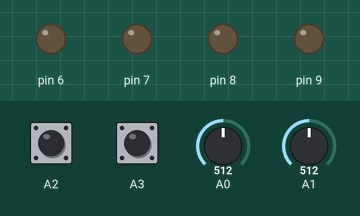
This program was run on a simulated SparkFun Pro Micro, built with avr-gcc and run on an emulated ATmega32U4. Shown: output pins drawn as LEDs (lit = HIGH). Inputs (shaded band) come from the test bench; at power-on: A0 = 512, A1 = 512, A2 HIGH, A3 HIGH. MIDI output is not drawn.

Above: at 1.3 s.
1.4 s: A0 set to 536
At 2.6 s:
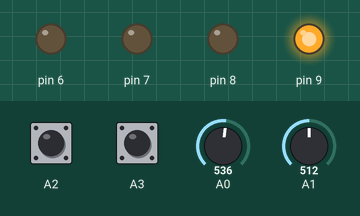
2.9 s: A1 set to 520
At 5.6 s:
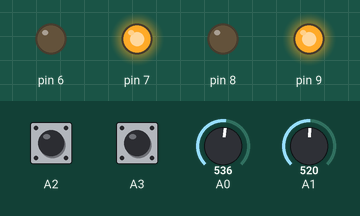
5.9 s: A1 set to 502
At 6.3 s:
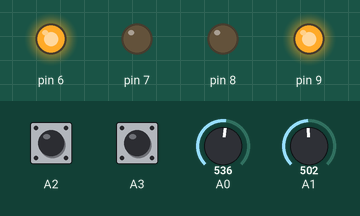
7.4 s: A0 set to 511
At 8.6 s:
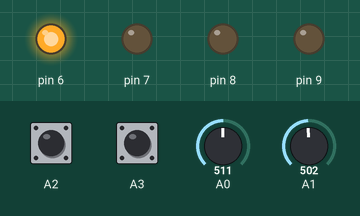
8.9 s: A1 set to 522
At 9.7 s:
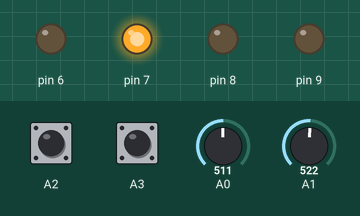
10.4 s: A0 set to 306
At 10.9 s:
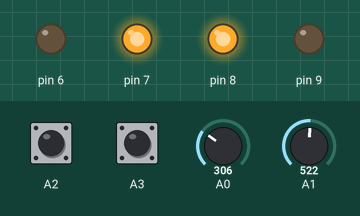
Timing chart, 0 to 12.9 s (numbered marks = the images above; inputs shaded):
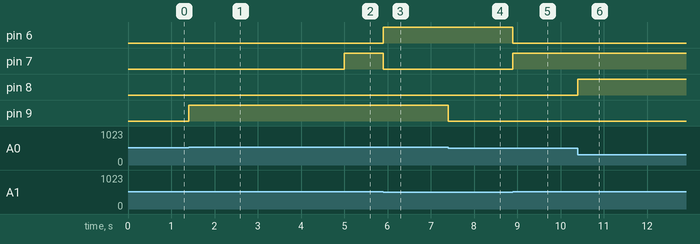

Measured:
- the behaviour switches between 520 and 521 on A0 (found by bisection; images 0 and 1)
- the behaviour switches between 519 and 520 on A1 (found by bisection; images 1 and 2)
- after the input at 1.4 s, pin 9: LOW → HIGH at once
- after the input at 2.9 s, pin 7: LOW → HIGH after 2.1 s
- after the input at 5.9 s, pin 6: LOW → HIGH at once; pin 7: HIGH → LOW at once
- after the input at 7.4 s, pin 9: HIGH → LOW at once
- after the input at 8.9 s, pin 6: HIGH → LOW at once; pin 7: LOW → HIGH at once
- after the input at 10.4 s, pin 8: LOW → HIGH at once

The program:

main.cpp
```cpp
#include "TouchSensor.hpp"
#include "Fader.hpp"
#include <USB-MIDI.h>

USBMIDI_CREATE_DEFAULT_INSTANCE();

#define NUM_FADERS (sizeof(faders) / sizeof(Fader))
#define NUM_BANKS ((8 / NUM_FADERS) - 1)

uint32_t previousMillis = 0;
uint32_t currentMillis = 0;
uint8_t activeBank = 0;
int16_t positions[8] = { 0 };
Fader faders[] = {
  Fader(A1, 7, 6, A2),
  Fader(A0, 9, 8, A3)
};

struct BankOffset {
  uint8_t bank;
  uint8_t offset;
  uint8_t channel;

  BankOffset(uint8_t channel) : channel(channel) {
    bank = (channel - 1) / NUM_FADERS;
    offset = (channel - 1) % NUM_FADERS;
  }

  BankOffset(uint8_t bank, uint8_t offset) : bank(bank), offset(offset) {
    channel = (bank * NUM_FADERS) + offset;
  }
};

void selectBank(uint8_t bank) {
  for (uint8_t i = 0; i < NUM_FADERS; i++) {
    faders[i].setTarget(positions[(bank * NUM_FADERS) + i]);
  }
  MIDI.sendNoteOn(24 + BankOffset(bank, 0).channel, 127, 1);
  MIDI.read();
}

void cycleBanksDemo() {
  currentMillis = millis();
  if (currentMillis - previousMillis >= 5000) {
    if (++activeBank > NUM_BANKS) {
      activeBank = 0;
    } selectBank(activeBank);
    previousMillis = currentMillis;
  }
}

void handleExternalPosUpdate(byte channel, int bend) {
  positions[channel - 1] = bend;

  BankOffset bankOffset(channel);
  if (bankOffset.bank == activeBank) {
    faders[bankOffset.offset].setTarget(bend);
  }
}

void handleInternalPosUpdate(uint8_t channel, int16_t mapped) {
  MIDI.sendPitchBend(mapped, BankOffset(activeBank, channel).channel);
}

void setup() {
  Serial.begin(9600);
  MIDI.begin(0);
  MIDI.setHandlePitchBend(handleExternalPosUpdate);
  for (uint8_t i = 0; i < NUM_FADERS; i++) {
    faders[i].calibrate();
    faders[i].setUpdatePositionCallback(handleInternalPosUpdate);
  }
}

void loop() {
  cycleBanksDemo();
  for (uint8_t i = 1; i <= NUM_FADERS; i++) faders[i - 1].update(i);
  MIDI.read();
}
```

Fader.hpp
```cpp
#ifndef FADER_HPP
#define FADER_HPP

#include <Arduino.h>
#include "TouchSensor.hpp"

struct Fader {
private:
  const uint8_t FADER;
  const uint8_t FOUT;
  const uint8_t BOUT;
  TouchSensor sensor;

  uint16_t target_pos;
  uint16_t position;

  void (*updatePositionCallback)(uint8_t, int16_t);

  void debug(int channel, String status = "") {
    Serial.print("(Fader ");
    Serial.print(channel);
    Serial.print(") ");
    Serial.println(status);
  }

public:
  Fader(uint8_t fader, uint8_t fout, uint8_t bout, uint8_t touch) : FADER(fader), FOUT(fout), BOUT(bout), sensor(touch, 100) {
    target_pos = 512;
    position = 0;

    pinMode(FOUT, OUTPUT);
    pinMode(BOUT, OUTPUT);

    digitalWrite(FOUT, LOW);
    digitalWrite(BOUT, LOW);
  }

  void setUpdatePositionCallback(void (*callback)(uint8_t, int16_t)) {
    updatePositionCallback = callback;
  }

  void setTarget(int16_t position) {
    target_pos = map(position, 8176, -8192, 0, 1023);
  }

  int16_t getPosition() {
    return map(position, 0, 1023, 8176, -8192);
  }

  void calibrate() {
    sensor.calibrate();
  }

  void update(int channel) {
    position = analogRead(FADER);
    sensor.update(25);

    if (!sensor.isTouching()) {
      if (abs(position - target_pos) > 8) {
        if (position > target_pos) {
          digitalWrite(FOUT, HIGH);
          digitalWrite(BOUT, LOW);
        }
        if (position < target_pos) {
          digitalWrite(FOUT, LOW);
          digitalWrite(BOUT, HIGH);
        }
      }
      else {
        digitalWrite(FOUT, LOW);
        digitalWrite(BOUT, LOW);
      }
    }
    else {
      digitalWrite(FOUT, LOW);
      digitalWrite(BOUT, LOW);
      if (updatePositionCallback != nullptr) {
        updatePositionCallback(channel, getPosition());
      }
    }
  }
};

#endif
```

TouchSensor.hpp
```cpp
#ifndef TOUCH_SENSOR_HPP
#define TOUCH_SENSOR_HPP

#include <ADCTouch.h>

struct TouchSensor {
private:
  const int PIN;
  const int threshold;

  int refValue;
  int rawValue;

  bool _state = false;

  unsigned long previousMillis = 0;
  unsigned long currentMillis = 0;

public:
  TouchSensor(int pin, int threshold = 40) : PIN(pin), threshold(threshold){};

  void calibrate(int samples = 500) {
    refValue = ADCTouch.read(PIN, samples);
  }

  void update(int samples = 100) {
    currentMillis = millis();
    if (currentMillis - previousMillis >= 50) {
      previousMillis = currentMillis;
      rawValue = ADCTouch.read(PIN, samples) - refValue;
    }
  }

  bool isTouching() {
    return rawValue > threshold;
  }

  bool wasTouched() {
      bool v = isTouching();
      if (v && !_state) {
          _state = v;
          return true;
      }
      return false;
  }

  bool wasReleased() {
    bool v = isTouching();
    if (_state && !v) {
      _state = v;
      return true;
    }
    return false;
  }
};

#endif
```
